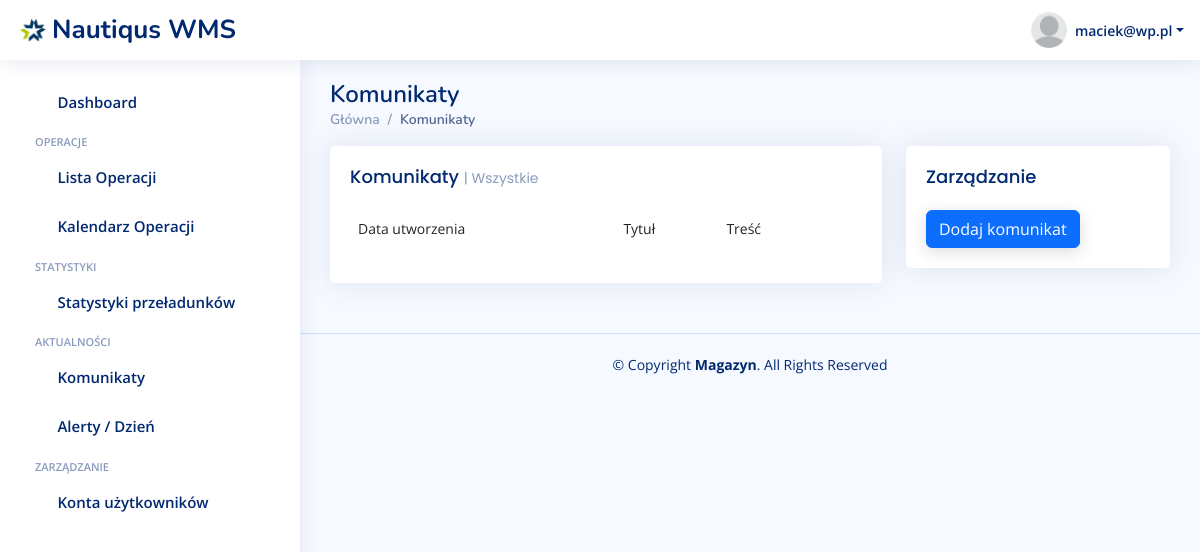
Before: /komunikaty (signed in) with the older database file.
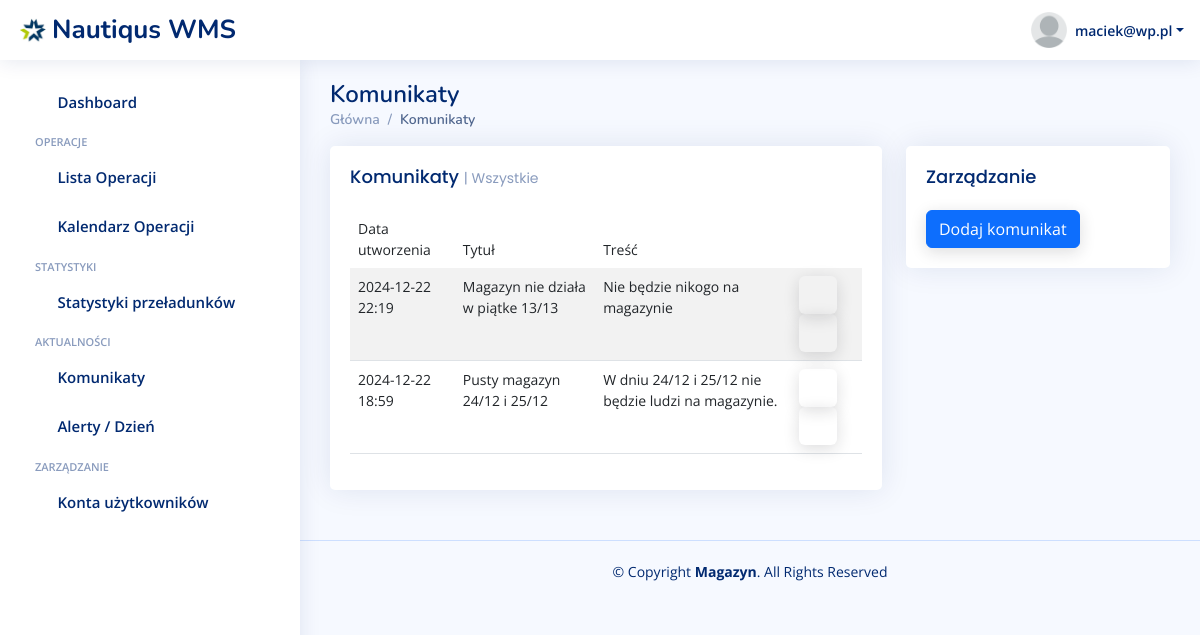
After: the same page with the newer database file.
### warehouse/models.py (models this page shows)
class Announcement(models.Model):
    title = models.TextField()
    message = models.TextField()
    created_datetime = models.DateTimeField(auto_now_add=True)
    added_by = models.ForeignKey(CustomUser, on_delete=models.CASCADE)

### warehouse/views.py (the view)
# urls.py: path('komunikaty', views.announcements, name='announcements'),
@login_required
def announcements(request):
    announcements = Announcement.objects.all().order_by('-created_datetime')
    context = {'announcements': announcements,
               }
    return render(request, 'warehouse/announcements.html', context)

### warehouse/templates/warehouse/announcements.html (shortened to what this page needs)
{% extends 'base.html' %}
{% load static %}
{% static "" as staticUrl %}
{% block content %}
<main id="main" class="main">
    <div class="pagetitle">
        <h1>Komunikaty</h1>
        <nav>
            <ol class="breadcrumb">
                <li class="breadcrumb-item"><a href="index-panel.html">Główna</a></li>
                <li class="breadcrumb-item active">Komunikaty</li>
            </ol>
        </nav>
    </div>
    <section class="section dashboard">
        <div class="row">
            <div class="col-lg-8">
                <div class="row">
                    <div class="col-12">
                        <div class="card recent-sales ">
                            <div class="filter">
                                <a class="icon" href="#" data-bs-toggle="dropdown"><i class="bi bi-three-dots"></i></a>
                            </div>
                            <div class="card-body">
                                <h5 class="card-title">Komunikaty <span>| Wszystkie</span></h5>
                                <table class="table table-striped">
                                  <thead>
                                    <tr class="bg-white">
                                      <th scope="col">Data utworzenia</th>
                                      <th scope="col">Tytuł</th>
                                      <th scope="col">Treść</th>
                                        <th scope="col"></th>
                                    </tr>
                                  </thead>
                                  <tbody>
                                  {% for announcement in announcements %}
                                    <tr>
                                      <th scope="row">{{ announcement.created_datetime|date:"Y-m-d" }}  {{ announcement.created_datetime|date:"H:i" }}</th>
                                      <td>{{ announcement.title }}</td>
                                      <td>{{ announcement.message }}</td>
                                        <td>
                                            <a data-bs-toggle="modal" data-bs-target="#exampleModal-{{ announcement.id }}" class="btn "><i class="bi bi-pencil-square"></i></a>
                                            <a href="/komunikaty/usun/{{ announcement.pk }}" class="btn "><i class="bi bi-trash"></i></a>
                                        </td>
                                    </tr>
                                  {% endfor %}
                                  </tbody>
                                </table>
                            </div>
                        </div>
                    </div>
                </div>
            </div>
            <div class="col-lg-4">
                <div class="card">
                    <div class="filter">
                        <a class="icon" href="#" data-bs-toggle="dropdown"><i class="bi bi-three-dots"></i></a>
                    </div>
                    <div class="card-body">
                        <h5 class="card-title">Zarządzanie</h5>
                            <div class="col-6">
                                        <a data-bs-toggle="modal" data-bs-target="#exampleModal-dodaj" class="btn btn-primary">Dodaj komunikat</a>
                                    </div>
                    </div>
                </div>
            </div>
        </div>
    </section>
</main>
{% endblock %}

Changed rows visible on the page:
added Announcement: created_datetime "2024-12-22", created_datetime "22:19", title "Magazyn nie działa w piątke 13/13", message "Nie będzie nikogo na magazynie"
added Announcement: created_datetime "2024-12-22", created_datetime "18:59", title "Pusty magazyn 24/12 i 25/12", message "W dniu 24/12 i 25/12 nie będzie ludzi na magazynie."
